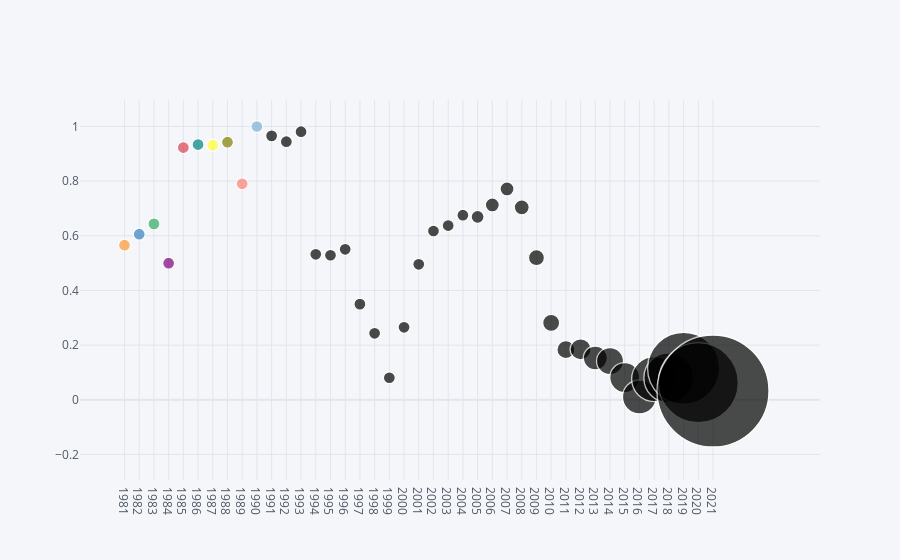

The notebook cell saved with this chart:
### Code cell
dataset2.iplot(kind='bubble', 
          x='Date ofintroduction', 
          y='scaled_pct',
          size='scaled_count')

### Figure 1 — Plotly figure (JSON) as saved in the notebook; plotly's stock layout.template omitted (floating-point values rounded to 4 significant figures)
{"data": [{"marker": {"color": ["rgb(255, 153, 51)", "rgb(55, 128, 191)", "rgb(50, 171, 96)", "rgb(128, 0, 128)", "rgb(219, 64, 82)", "rgb(0, 128, 128)", "rgb(255, 255, 51)", "rgb(128, 128, 0)", "rgb(251, 128, 114)", "rgb(128, 177, 211)"], "line": {"width": 1.3}, "size": [12, 12, 12, 12, 12, 12, 12, 12, 12, 12, 12, 12, 12, 12, 12, 12, 12, 12, 12, 12, 12, 12, 12, 12, 13, 14, 14, 15, 16, 17, 18, 21, 24, 27, 30, 34, 45, 50, 72, 80, 112], "symbol": "circle"}, "mode": "markers", "text": "", "type": "scatter", "x": ["1981", "1982", "1983", "1984", "1985", "1986", "1987", "1988", "1989", "1990", "1991", "1992", "1993", "1994", "1995", "1996", "1997", "1998", "1999", "2000", "2001", "2002", "2003", "2004", "2005", "2006", "2007", "2008", "2009", "2010", "2011", "2012", "2013", "2014", "2015", "2016", "2017", "2018", "2019", "2020", "2021"], "y": [0.5656, 0.6058, 0.6436, 0.4998, 0.9229, 0.934, 0.9317, 0.9426, 0.7903, 1.0, 0.9658, 0.9445, 0.9809, 0.5322, 0.5288, 0.5507, 0.3499, 0.2431, 0.08045, 0.265, 0.4957, 0.6175, 0.6374, 0.6754, 0.6693, 0.713, 0.7714, 0.7043, 0.5198, 0.2812, 0.1834, 0.1846, 0.1528, 0.1412, 0.08111, 0.01, 0.07571, 0.08002, 0.1152, 0.06233, 0.032]}], "layout": {"legend": {"bgcolor": "#F5F6F9", "font": {"color": "#4D5663"}}, "paper_bgcolor": "#F5F6F9", "plot_bgcolor": "#F5F6F9", "title": {"font": {"color": "#4D5663"}}, "xaxis": {"gridcolor": "#E1E5ED", "showgrid": true, "tickfont": {"color": "#4D5663"}, "title": {"font": {"color": "#4D5663"}, "text": ""}, "zerolinecolor": "#E1E5ED"}, "yaxis": {"gridcolor": "#E1E5ED", "showgrid": true, "tickfont": {"color": "#4D5663"}, "title": {"font": {"color": "#4D5663"}, "text": ""}, "zerolinecolor": "#E1E5ED"}}}
